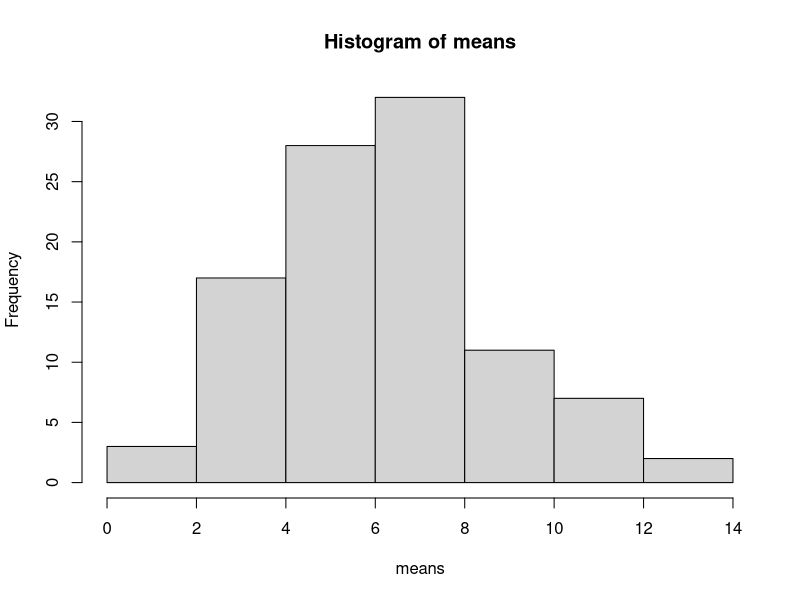

Generate this figure with R:
## ---- chunk 1
pascal <- function(n) {
  # start with peak of triangle
  prev_level = c(1)
  result <- list(prev_level)

  # for each descending level, construct based on previous
  while (length(result) < n) {
    # start a new level with 1 on left edge
    new_level = c(1)
    
    # fill new level with previous levels' summed neighbors
    j = 2
    while (j <= length(prev_level)) {
      new_level[j] = prev_level[j-1] + prev_level[j]
      j = j+1
    }
    
    # 1 on new level's right edge
    new_level[j] = 1
    
    # add new level as bottom of triangle thus far
    result[[length(result)+1]] = new_level
    prev_level = new_level
  }
  
  result
}

pascal(6)
## ---- chunk 2
my_rcauchy <- function(centre, n=7) {
  rt(n, df=1, ncp=centre)
}
my_rcauchy(centre=5)
## ---- chunk 3
munif <- function() {
  mu = Inf
  sim_med = Inf
  # loop forever until a valid mean is found
  while (sim_med < 6.99 || sim_med > 7.01) {
    # generate a cauchy set using some random mean
    mu = runif(1, 0, 20)
    sim_set = my_rcauchy(centre=mu, n=5)
    
    # update simulated median
    sim_med = median(sim_set)
  }
  mu
}
munif()
## ---- chunk 4
# run munif 100 times and store results
means = sapply(1:100, function(x){munif()})
hist(means)
## ---- chunk 5
data = read.csv("matches.csv")
str(data)
## ---- chunk 6
minus_log_likelihood <- function(abilities) {
  # escape if any abilities are negative
  if (min(abilities) < 0) return(Inf)
  
  # create a matrix of the team_x vs team_y win counts
  wins = table(data)

  # ability of team 1 assumed to be 1
  abilities = c(1, abilities)
  
  n = length(abilities)
  lhoods = matrix(0, nrow=n, ncol=n)
  
  # calculate the log likelihood of each ability
  # given the wins matrix from our data
  for (i in seq_along(abilities)) {
    for (j in seq_along(abilities)) {
      lhoods[i,j] = wins[i,j]*log(abilities[i]) - wins[i,j]*log(abilities[i]+abilities[j])
    }
  }
  -sum(lhoods)
}
minus_log_likelihood(rep(1, 3))
minus_log_likelihood(c(2, 3, 4))
minus_log_likelihood(c(-2, 3, 4))
## ---- chunk 7
optimal_a = optim(rep(1, 3), minus_log_likelihood)
# add ability 1 of team 1
abilities = c(1, optimal_a$par)
abilities
## ---- chunk 8
p_3beats4 = abilities[3] / (abilities[3] + abilities[4])
p_3beats4
